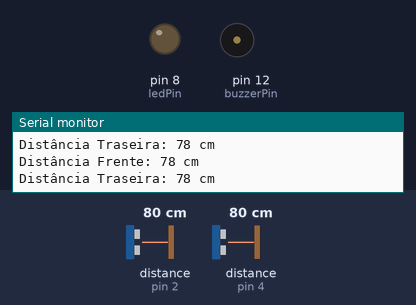
This sketch was run on a simulated Arduino Uno, built with avr-gcc and run on an emulated ATmega328P. Parts: output pins drawn as LEDs (lit = HIGH), buzzer (waves = sounding, pin HIGH), the last lines printed to the serial monitor. Wiring (inferred from the names in the program): 2 × ultrasonic range finder: trigger pin 3, echo pin 2 / trigger pin 5, echo pin 4. Inputs (shaded band) come from the test bench; at power-on: distance to the obstacle (sensors on pin 2, pin 4) 80 cm. The echo pulse lasts 58.3 µs per cm; pins used as bus, display or sensor lines are not drawn.

Above: at 1.2 s.
1.3 s: distance to the obstacle (sensor on pin 2) set to 28 cm
4.3 s: distance to the obstacle (sensor on pin 2) set to 25 cm
At 5.7 s:
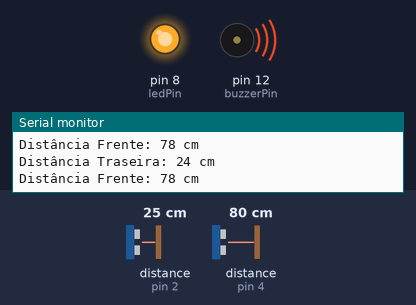
Timing chart, 0 to 7.3 s (numbered marks = the images above; inputs shaded):
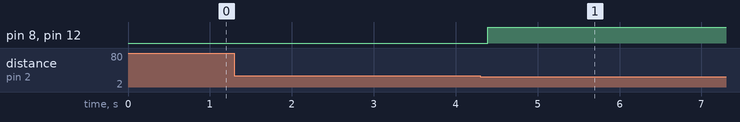

The sketch:

buzzerled.ino
```cpp
// Buzzer
const int buzzerPin = 12;    // Pino do buzzer

// LED
const int ledPin = 8;       // Pino do LED

// Sensor ultrassônico frontal
const int trigPinFrente = 5;     // Pino TRIG do sensor frontal
const int echoPinFrente = 4;     // Pino ECHO do sensor frontal

// Sensor ultrassônico traseiro
const int trigPinTras = 3;      // Pino TRIG do sensor traseiro
const int echoPinTras = 2;      // Pino ECHO do sensor traseiro


bool alarmeAtivado = false; // Estado do alarme

void setup() {
  // Configurar os pinos como saídas ou entradas
  pinMode(buzzerPin, OUTPUT);
  pinMode(ledPin, OUTPUT);
  pinMode(trigPinFrente, OUTPUT);
  pinMode(echoPinFrente, INPUT);
  pinMode(trigPinTras, OUTPUT);
  pinMode(echoPinTras, INPUT);

  // Inicializar o buzzer e o LED como desligados
  digitalWrite(buzzerPin, LOW);
  digitalWrite(ledPin, LOW);

  Serial.begin(9600); // Inicializar comunicação serial
}

void loop() {
  // Obter as distâncias dos dois sensores
  long distanciaFrente = medirDistancia(trigPinFrente, echoPinFrente);
  long distanciaTras = medirDistancia(trigPinTras, echoPinTras);

  // Exibir as distâncias no monitor serial
  Serial.print("Distância Frente: ");
  Serial.print(distanciaFrente);
  Serial.println(" cm");

  Serial.print("Distância Traseira: ");
  Serial.print(distanciaTras);
  Serial.println(" cm");

  // Verificar as distâncias dos dois sensores e ativar/desativar o alarme
  if (distanciaFrente <= 25 || distanciaTras <= 25) {
    ativarAlarme();
  } else {
    desativarAlarme();
  }

  delay(100);  // Pequeno atraso para evitar leituras rápidas
}

// Função para medir a distância usando um sensor ultrassônico
long medirDistancia(int trigPin, int echoPin) {
  // Enviar um pulso de 10 µs para o pino TRIG
  digitalWrite(trigPin, LOW);
  delayMicroseconds(2);
  digitalWrite(trigPin, HIGH);
  delayMicroseconds(10);
  digitalWrite(trigPin, LOW);

  // Ler o tempo do pulso ECHO
  long duracao = pulseIn(echoPin, HIGH);
  // Converter o tempo em distância (em cm)
  long distancia = duracao * 0.034 / 2;

  return distancia;
}

// Função para ativar o alarme
void ativarAlarme() {
  if (!alarmeAtivado) {
    Serial.println("Alarme ativado: Distância crítica!");
    digitalWrite(buzzerPin, HIGH);  // Liga o buzzer
    digitalWrite(ledPin, HIGH);     // Liga o LED
    alarmeAtivado = true;
  }
}

// Função para desativar o alarme
void desativarAlarme() {
  if (alarmeAtivado) {
    Serial.println("Alarme desativado: Distância segura.");
    digitalWrite(buzzerPin, LOW);   // Desliga o buzzer
    digitalWrite(ledPin, LOW);      // Desliga o LED
    alarmeAtivado = false;
  }
}
```

Measured:
- the behaviour switches between 27 and 26 cm on distance to the obstacle (sensor on pin 2) (found by bisection; images 0 and 1)
- after the input at 4.3 s, pin 8 (ledPin), pin 12 (buzzerPin): LOW → HIGH after 0.09 s
